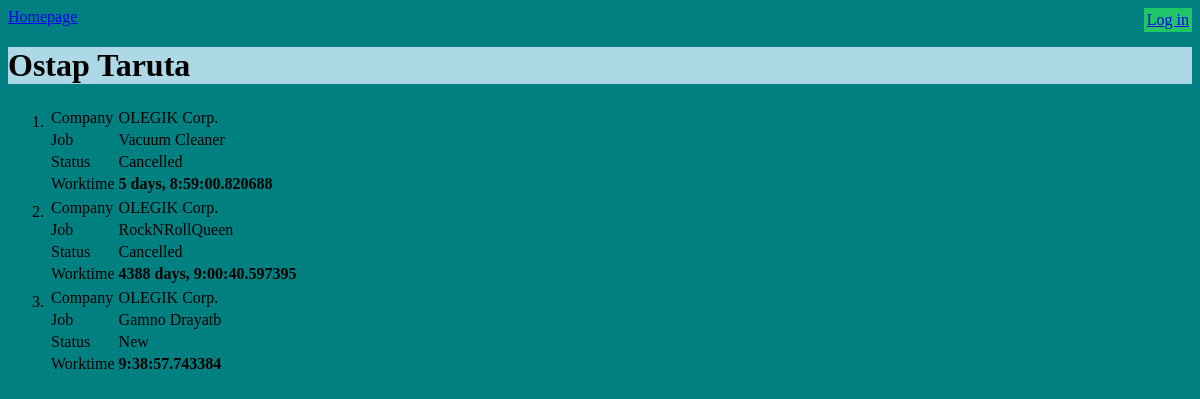
/workers/1, run on the app's committed database.
### polls/models.py (models this page shows, shortened)
class Worker(models.Model):
    name = models.CharField(max_length=200)

class WorkPlace(models.Model):
    STATUS = (('New', 'New'),
              ('Approved', 'Approved'),
              ('Cancelled', 'Cancelled'),
              ('Finished', 'Finished'))
    job = models.ForeignKey(Job, on_delete=models.CASCADE)
    worker = models.ForeignKey(Worker, on_delete=models.CASCADE, blank=True)
    status = models.CharField(max_length=15, choices=STATUS, default='New')

class Job(models.Model):
    name = models.CharField(max_length=200)
    company = models.ForeignKey(Company, on_delete=models.CASCADE)
    def __str__(self):
        return self.name

class Company(models.Model):
    company_name = models.CharField(max_length=200)
    def __str__(self):
        return self.company_name

class WorkTime(models.Model):
    STATUS = (('New', 'New'),
              ('Approved', 'Approved'),
              ('Cancelled', 'Cancelled'))
    date_start = models.DateTimeField()
    date_end = models.DateTimeField(auto_now_add=True)
    status = models.CharField(max_length=15, choices=STATUS, default='New')
    worker = models.ForeignKey(Worker, on_delete=models.CASCADE)
    workplace = models.OneToOneField(WorkPlace, on_delete=models.CASCADE)
    def __str__(self):
        return str(self.date_end-self.date_start)

### polls/views.py (the view)
# urls.py: path('workers/<int:pk>', views.WorkerDetailsView.as_view(), name='worker_details'),
class WorkerDetailsView(generic.DetailView):
    template_name = 'polls/worker_details.html'
    model = Worker

### polls/templates/polls/worker_details.html
{% extends 'polls/base.html' %}
{% load i18n %}
{% block content %}
<h1>{{ worker.name }}</h1>
{% if worker.workplace_set.all %}
<ol>
    {% for place in worker.workplace_set.all %}
        <li>
            <table>
                <tr>
                    <td>{% trans "Company" %}</td>
                    <td>{{ place.job.company }}</td>
                </tr>
                <tr>
                    <td>{% trans "Job" %}</td>
                    <td>{{ place.job }}</td>
                </tr>
                <tr>
                    <td>{% trans "Status" %}</td>
                    <td>{{ place.status }}</td>
                </tr>
                <tr>
                    <td>{% trans "Worktime" %}</td>
                    <th>{{ place.worktime }}</th>
                </tr>
            </table>
        </li>
    {% endfor %}
</ol>
{% else %}
<p>No details</p>
{% endif %}
{% endblock %}

### polls/static/css/style.css (style rules this page uses)
h1 { background-color: lightblue; }
body { background-color: teal; }

### data on the page
Worker: name "Ostap Taruta"
WorkPlace: job.company "OLEGIK Corp.", job "Vacuum Cleaner", status "Cancelled", worktime "5 days, 8:59:00.820688"
WorkPlace: job.company "OLEGIK Corp.", job "RockNRollQueen", status "Cancelled", worktime "4388 days, 9:00:40.597395"
WorkPlace: job.company "OLEGIK Corp.", job "Gamno Drayatb", status "New", worktime "9:38:57.743384"
